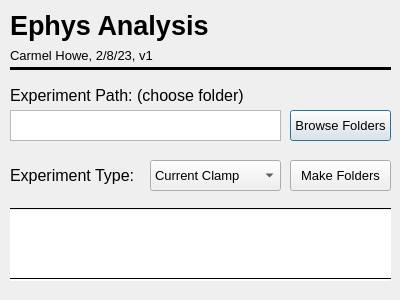
<?xml version="1.0" encoding="UTF-8"?>
<ui version="4.0">
 <class>Dialog</class>
 <widget class="QDialog" name="Dialog">
  <property name="geometry">
   <rect>
    <x>0</x>
    <y>0</y>
    <width>400</width>
    <height>300</height>
   </rect>
  </property>
  <property name="windowTitle">
   <string>Dialog</string>
  </property>
  <property name="autoFillBackground">
   <bool>false</bool>
  </property>
  <widget class="QTextEdit" name="pathTextBox">
   <property name="geometry">
    <rect>
     <x>10</x>
     <y>110</y>
     <width>271</width>
     <height>31</height>
    </rect>
   </property>
   <property name="html">
    <string>&lt;!DOCTYPE HTML PUBLIC &quot;-//W3C//DTD HTML 4.0//EN&quot; &quot;http://www.w3.org/TR/REC-html40/strict.dtd&quot;&gt;
&lt;html&gt;&lt;head&gt;&lt;meta name=&quot;qrichtext&quot; content=&quot;1&quot; /&gt;&lt;style type=&quot;text/css&quot;&gt;
p, li { white-space: pre-wrap; }
&lt;/style&gt;&lt;/head&gt;&lt;body style=&quot; font-family:'MS Shell Dlg 2'; font-size:8.25pt; font-weight:400; font-style:normal;&quot;&gt;
&lt;p style=&quot;-qt-paragraph-type:empty; margin-top:0px; margin-bottom:0px; margin-left:0px; margin-right:0px; -qt-block-indent:0; text-indent:0px;&quot;&gt;&lt;br /&gt;&lt;/p&gt;&lt;/body&gt;&lt;/html&gt;</string>
   </property>
  </widget>
  <widget class="QPushButton" name="browseButton">
   <property name="geometry">
    <rect>
     <x>290</x>
     <y>110</y>
     <width>101</width>
     <height>31</height>
    </rect>
   </property>
   <property name="font">
    <font>
     <pointsize>10</pointsize>
    </font>
   </property>
   <property name="text">
    <string>Browse Folders</string>
   </property>
  </widget>
  <widget class="QLabel" name="pd_label">
   <property name="geometry">
    <rect>
     <x>10</x>
     <y>70</y>
     <width>291</width>
     <height>51</height>
    </rect>
   </property>
   <property name="font">
    <font>
     <pointsize>12</pointsize>
    </font>
   </property>
   <property name="text">
    <string>Experiment Path: (choose folder)</string>
   </property>
   <property name="wordWrap">
    <bool>true</bool>
   </property>
  </widget>
  <widget class="QPushButton" name="makeFoldersButton">
   <property name="geometry">
    <rect>
     <x>290</x>
     <y>160</y>
     <width>101</width>
     <height>31</height>
    </rect>
   </property>
   <property name="font">
    <font>
     <pointsize>10</pointsize>
    </font>
   </property>
   <property name="text">
    <string>Make Folders</string>
   </property>
  </widget>
  <widget class="QLabel" name="label_2">
   <property name="geometry">
    <rect>
     <x>10</x>
     <y>10</y>
     <width>251</width>
     <height>31</height>
    </rect>
   </property>
   <property name="font">
    <font>
     <pointsize>20</pointsize>
     <weight>75</weight>
     <bold>true</bold>
    </font>
   </property>
   <property name="text">
    <string>Ephys Analysis</string>
   </property>
   <property name="wordWrap">
    <bool>true</bool>
   </property>
  </widget>
  <widget class="QLabel" name="pd_label_2">
   <property name="geometry">
    <rect>
     <x>10</x>
     <y>30</y>
     <width>291</width>
     <height>51</height>
    </rect>
   </property>
   <property name="font">
    <font>
     <pointsize>10</pointsize>
    </font>
   </property>
   <property name="text">
    <string>Carmel Howe, 2/8/23, v1</string>
   </property>
   <property name="wordWrap">
    <bool>true</bool>
   </property>
  </widget>
  <widget class="Line" name="line">
   <property name="geometry">
    <rect>
     <x>10</x>
     <y>60</y>
     <width>381</width>
     <height>16</height>
    </rect>
   </property>
   <property name="frameShadow">
    <enum>QFrame::Plain</enum>
   </property>
   <property name="lineWidth">
    <number>3</number>
   </property>
   <property name="orientation">
    <enum>Qt::Horizontal</enum>
   </property>
  </widget>
  <widget class="QTextBrowser" name="printNoteBox">
   <property name="geometry">
    <rect>
     <x>10</x>
     <y>210</y>
     <width>381</width>
     <height>31</height>
    </rect>
   </property>
   <property name="font">
    <font>
     <pointsize>10</pointsize>
    </font>
   </property>
   <property name="frameShape">
    <enum>QFrame::NoFrame</enum>
   </property>
   <property name="frameShadow">
    <enum>QFrame::Plain</enum>
   </property>
  </widget>
  <widget class="QComboBox" name="expComboBox">
   <property name="geometry">
    <rect>
     <x>150</x>
     <y>160</y>
     <width>131</width>
     <height>31</height>
    </rect>
   </property>
   <property name="font">
    <font>
     <pointsize>10</pointsize>
    </font>
   </property>
   <item>
    <property name="text">
     <string>Current Clamp</string>
    </property>
   </item>
   <item>
    <property name="text">
     <string>Voltage Clamp</string>
    </property>
   </item>
  </widget>
  <widget class="QLabel" name="pd_label_3">
   <property name="geometry">
    <rect>
     <x>10</x>
     <y>150</y>
     <width>131</width>
     <height>51</height>
    </rect>
   </property>
   <property name="font">
    <font>
     <pointsize>12</pointsize>
    </font>
   </property>
   <property name="text">
    <string>Experiment Type:</string>
   </property>
   <property name="wordWrap">
    <bool>true</bool>
   </property>
  </widget>
  <widget class="QTextBrowser" name="printNoteBox_2">
   <property name="geometry">
    <rect>
     <x>10</x>
     <y>240</y>
     <width>381</width>
     <height>41</height>
    </rect>
   </property>
   <property name="font">
    <font>
     <pointsize>10</pointsize>
    </font>
   </property>
   <property name="frameShape">
    <enum>QFrame::NoFrame</enum>
   </property>
   <property name="frameShadow">
    <enum>QFrame::Plain</enum>
   </property>
  </widget>
  <widget class="Line" name="line_2">
   <property name="geometry">
    <rect>
     <x>10</x>
     <y>200</y>
     <width>381</width>
     <height>16</height>
    </rect>
   </property>
   <property name="frameShadow">
    <enum>QFrame::Plain</enum>
   </property>
   <property name="lineWidth">
    <number>1</number>
   </property>
   <property name="orientation">
    <enum>Qt::Horizontal</enum>
   </property>
  </widget>
  <widget class="Line" name="line_3">
   <property name="geometry">
    <rect>
     <x>10</x>
     <y>270</y>
     <width>381</width>
     <height>16</height>
    </rect>
   </property>
   <property name="frameShadow">
    <enum>QFrame::Plain</enum>
   </property>
   <property name="lineWidth">
    <number>1</number>
   </property>
   <property name="orientation">
    <enum>Qt::Horizontal</enum>
   </property>
  </widget>
 </widget>
 <resources/>
 <connections/>
</ui>
